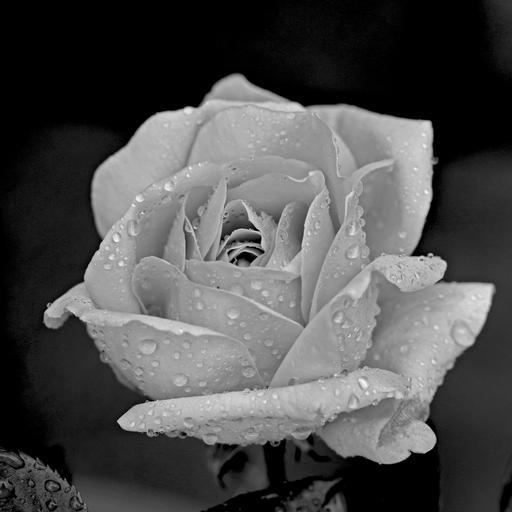
#> input picture rose.jpg, 512 x 512 px
$ jupyter execute '1. Image Resizing.ipynb'
#> lines starting #> are read from the running program, lines starting #| are printed output that depends on the picture
# Take 512 x 512 image and reduce size to 50% and 80%

### Algorithm:
1. For reduction to 50%, take the image and remove every 2nd row and column from the image matrix.
2. For reduction to 80%, take the image and remove every 5th row and column from the image matrix.

[cell 1]
# Imports
import cv2
import numpy as np
from matplotlib import pyplot as plt

[cell 2]
# Read and display the image dimentions (Greyscale)
image = cv2.imread('rose.jpg', 0)
#> image is the input picture: shape (512, 512); min 0, max 253, mean 78.6
image.shape
#> Out = (512, 512)

[cell 3]
# Display the image using matplotlib, grayscale.
plt.imshow(image, cmap='gray')

[cell 4]
# Remove every alternative row and column from the image and display the resulting dimentions
reduced_image_50_percent = image[::2, ::2]
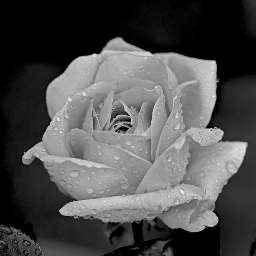
#> reduced_image_50_percent: shape (256, 256); min 0, max 253, mean 78.5
reduced_image_50_percent.shape
#> Out = (256, 256)

[cell 5]
# Display the resultant reduced to 50% size image
plt.imshow(reduced_image_50_percent, cmap='gray')

[cell 6]
# Remove every 5th row and column for reduction of the image to 80% of its original size and display the resulting shape
temp_img = np.delete(image, list(range(0, image.shape[0], 5)), axis=0)
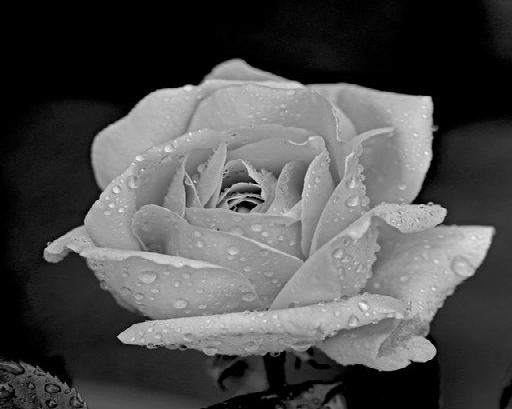
#> temp_img: shape (409, 512); min 0, max 253, mean 78.6
reduced_image_80_percent = np.delete(temp_img, list(range(0, temp_img.shape[1], 5)), axis=1)
reduced_image_80_percent.shape
#> Out = (409, 409)
